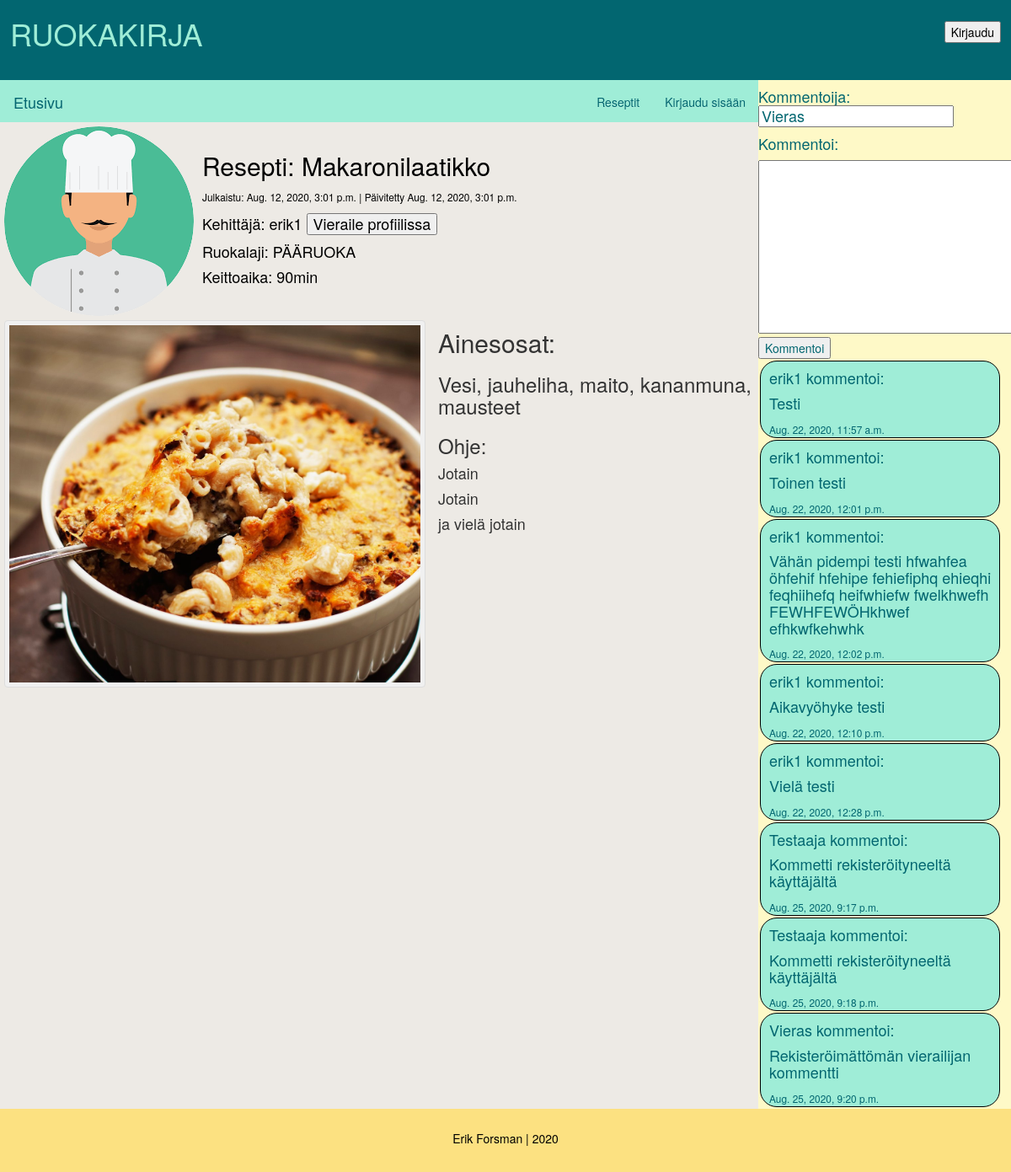
/recipe/selaa/erik1-makaronilaatikko/, run on the app's committed database.
### recipe/models.py (models this page shows, shortened)
class Ohje(models.Model):
    class Dishes(models.TextChoices):
        ALKUPALA = "ALKUPALA", g_l("Alkupala")
        PÄÄRUOKA = "PÄÄRUOKA", g_l("Pääruoka")
        JÄLKIRUOKA = "JÄLKIRUOKA", g_l("Jälkiruoka")
        JUOMA = "JUOMA", g_l("Juoma")
    author = models.ForeignKey(settings.AUTH_USER_MODEL, on_delete=models.CASCADE)
    title = models.CharField(max_length=50, null=False, blank=False)
    dish = models.CharField(max_length=12, choices=Dishes.choices, default=Dishes.PÄÄRUOKA)
    cooking_time = models.PositiveIntegerField(null=False, blank=False)
    body = models.TextField(max_length=100000, null=False, blank=False)
    image = models.ImageField(upload_to=upload_location, null=False, blank=False) #Mitchillä true molemmissa
    ingredients = models.CharField(max_length=500, null=False, blank=False)
    date_published = models.DateTimeField(auto_now_add=True, verbose_name="date published")
    date_updated = models.DateTimeField(auto_now=True, verbose_name="date updated")
    slug = models.SlugField(blank=True, unique=True)

class Comment(models.Model):
    recipe_commented = models.ForeignKey("recipe.Ohje", on_delete=models.CASCADE, related_name="comments")
    text = models.TextField()
    author = models.CharField(max_length=50)
    create_date = models.DateTimeField(auto_now_add=True, verbose_name="date published")

### account/models.py (models this page shows, shortened)
class Account(AbstractBaseUser):
    first_name = models.CharField(max_length=50)
    last_name = models.CharField(max_length=100)
    email = models.EmailField(unique=True, verbose_name="email")
    username = models.CharField(unique=True, max_length=30)
    motto = models.TextField(default="Lisää mottosi tähän", max_length=500)
    image = models.ImageField(upload_to=upload_location, blank=True, null=True)
    date_joined = models.DateTimeField(verbose_name="date joined", auto_now_add=True)
    last_login = models.DateTimeField(verbose_name="last login", auto_now=True)
    is_visitor = models.BooleanField(default=False)
    is_admin = models.BooleanField(default=False)
    is_active = models.BooleanField(default=True)
    is_staff = models.BooleanField(default=False)
    is_superuser = models.BooleanField(default=False)
    USERNAME_FIELD = "username"
    REQUIRED_FIELDS = ["first_name", "last_name","email"]
    objects = MyAccountManager()
    def __str__(self):
        return self.username

### recipe/views.py (the view, shortened to what this page needs)
# urls.py: path("selaa/<slug>/", views.single_recipe_view, name="single"),
def single_recipe_view(request, slug):
    user=request.user #Toimii
    context = {}
    resepti_lista = get_object_or_404(Ohje, slug=slug)
    form = AddCommentForm(request.POST or None, request.FILES or None)
    if user.is_authenticated:
        context["form"]=AddCommentForm(initial={'author': user.username})
    else:
        context["form"]=AddCommentForm(initial={'author': "Vieras"})
    kommentti_lista = Comment.objects.filter(recipe_commented=resepti_lista)
    context["kommentti_lista"]=kommentti_lista
    context["resepti_lista"]=resepti_lista
    return render(request, "recipe/single_recipe.html", context)

### recipe/forms.py
class AddCommentForm(forms.ModelForm):
    class Meta:
        model = Comment
        fields = ["author", "text"]

### recipe/templates/recipe/single_recipe.html (shortened to what this page needs)
{% extends "base.html"%}
{% block profile_information %}
{%if user == resepti_lista.author%}
<h2>Resepti: {{ resepti_lista.title }} <a href="{% url 'recipe:edit' slug=resepti_lista.slug %}"><button type="button" name="button">Muokkaa</button></a></h2>
{% else %}
<h2>Resepti: {{ resepti_lista.title }}</h2>
{%endif%}
<small>Julkaistu: {{ resepti_lista.date_published }} | Päivitetty {{ resepti_lista.date_updated}}</small>
<a style="color:black" href="{% url 'account:user_pk' pk=resepti_lista.author.pk%}"><h4>Kehittäjä: {{ resepti_lista.author }} <button type="button" name="button">Vieraile profiilissa</button></h4></a>
<h4>Ruokalaji: {{ resepti_lista.dish }}</h4>
<h4>Keittoaika: {{ resepti_lista.cooking_time }}min</h4>
{% endblock %}
{% block content%}
<div class="food_wrapper">
  <div class="fw_left">
    <img class="imag" src="{{ resepti_lista.image.url }}" alt="Kuva puuttuu" width="500" height="auto">
  </div>
  <div class="fw_right">
    <h2>Ainesosat:</h2>
    <h3>{{ resepti_lista.ingredients }}</h3>
    <h3>Ohje:</h3>
    <h4>{{ resepti_lista.body|linebreaks}}</h4>
  </div>
</div>
{% endblock %}
{% block feed %}
<form method="post" enctype="multipart/form-data">
  {% if not user.is_authenticated %}
    <h4>Kommentoija: {{form.author}}</h4>
  {% else %}
    <p style="visibility:hidden;">{{form.author}}</p>
  {%endif%}
  <h4>Kommentoi:</h4>
  {{form.text}}
  <button type="submit" name="button">Kommentoi</button>
</form>
  {%for kommentti in kommentti_lista %}
  <div id="cc">
    <h4>{{kommentti.author}} kommentoi:</h4>
    <h4>{{kommentti.text}}</h4>
    <small>{{kommentti.create_date}}</small>
  </div>
  {% endfor %}
{% endblock %}

### static/css/final.css (style rules this page uses)
.imag { border: 1px solid #ddd; background-color: #F0F0F0; border-radius: 4px; padding: 5px; width: 500px; height: auto; margin-left: 5px; margin-bottom: 10px; }
.food_wrapper { height: auto; width: 100%; display: flex; }
.fw_right { margin-top: -10px; margin-left: 15px; }
#cc { width: 95%; border-radius: 20px; color: #026670; background-color: #9FEDD7; border: 1px, solid, black; margin: 2px; padding-left: 10px; }

### data on the page
Ohje: title "Makaronilaatikko", date_published "Aug. 12, 2020, 3:01 p.m.", date_updated "Aug. 12, 2020, 3:01 p.m.", author "erik1", dish "PÄÄRUOKA", cooking_time "90", image (picture), ingredients "Vesi, jauheliha, maito, kananmuna, mausteet", body "Jotain Jotain ja vielä jotain"
Comment: author "erik1", text "Testi", create_date "Aug. 22, 2020, 11:57 a.m."
Comment: author "erik1", text "Toinen testi", create_date "Aug. 22, 2020, 12:01 p.m."
Comment: author "erik1", text "Vähän pidempi testi hfwahfea öhfehif hfehipe fehiefiphq ehieqhi feqhiihefq heifwhiefw fwelkhwefh FEWHFEWÖHkhwef efhkwfkehwhk", create_date "Aug. 22, 2020, 12:02 p.m."
Comment: author "erik1", text "Aikavyöhyke testi", create_date "Aug. 22, 2020, 12:10 p.m."
Comment: author "erik1", text "Vielä testi", create_date "Aug. 22, 2020, 12:28 p.m."
Comment: author "Testaaja", text "Kommetti rekisteröityneeltä käyttäjältä", create_date "Aug. 25, 2020, 9:17 p.m."
Comment: author "Testaaja", text "Kommetti rekisteröityneeltä käyttäjältä", create_date "Aug. 25, 2020, 9:18 p.m."
Comment: author "Vieras", text "Rekisteröimättömän vierailijan kommentti", create_date "Aug. 25, 2020, 9:20 p.m."
